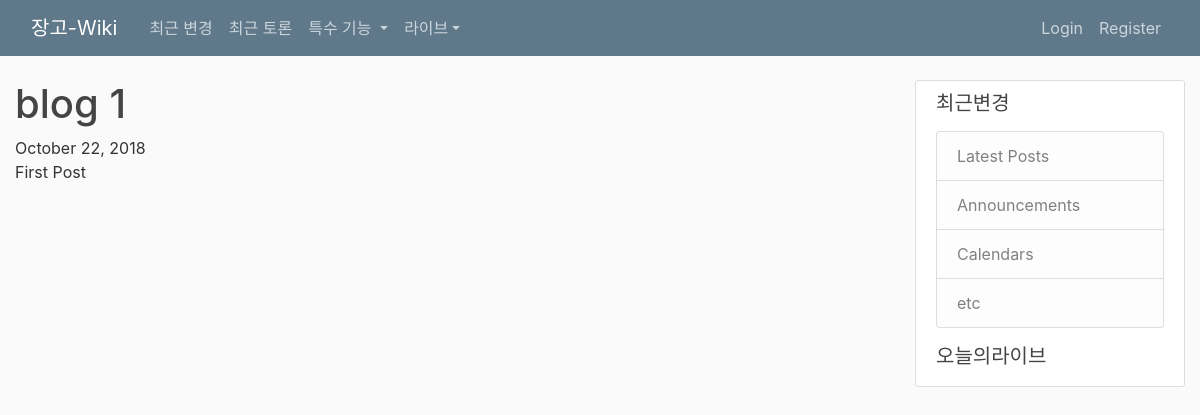
Page /blog/post/1/ on the committed database.
### blog/models.py (models this page shows, shortened)
class Post(models.Model):
    title = models.CharField(max_length = 100)
    content = models.TextField()
    date_posted = models.DateTimeField(default=timezone.now)
    author = models.ForeignKey(User, on_delete=models.CASCADE)

### blog/views.py (the view)
# urls.py: path('post/<int:pk>/', PostDetailView.as_view(), name='post-detail'),
class PostDetailView(DetailView):
    model = Post

### blog/templates/blog/post_detail.html
{% extends "blog/base.html" %}
{% block content %}
    <article class="media">
        <div class="media-body">
            <h1 class="article-title">{{ object.title }}</h1>
            {{ object.date_posted|date:"F d, Y" }}
            <p class="article-content">{{ object.content }}</p>
        </div>
    </article>
{% endblock content %}

### blog/static/blog/main.css (style rules this page uses)
body { background: #fafafa; color: #333333; margin-top: 5rem; }
h1, h2, h3, h4, h5, h6 { color: #444444; }
.article-title { color: #444444; }
.article-content { white-space: pre-line; }

### rows in the picture
Post: title "blog 1", date_posted "October 22, 2018", content "First Post"
